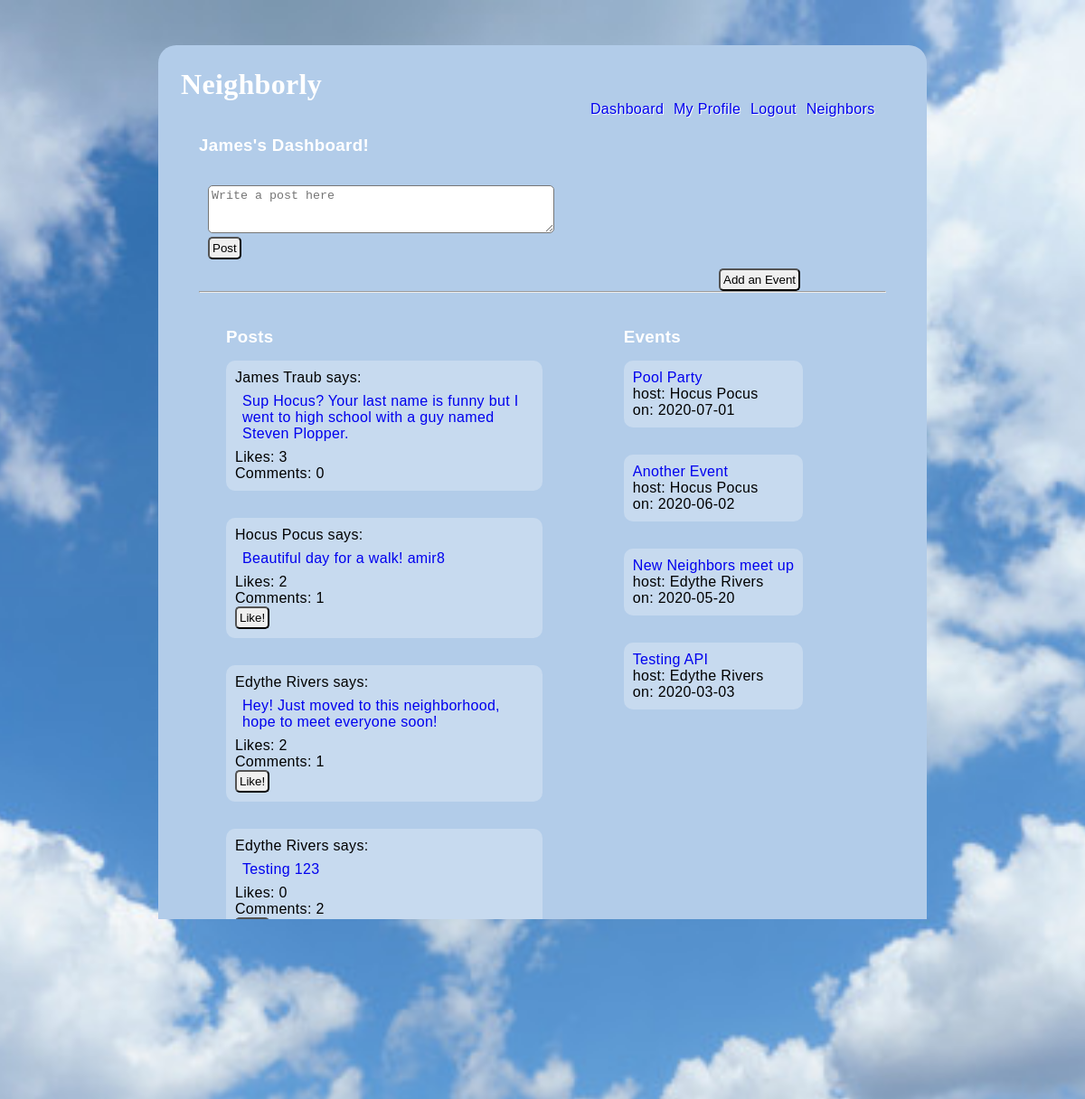
The app's page /dashboard (signed in) with its own data.
### models.py (models this page shows, shortened)
class User(db.Model):
    __tablename__ = "users"
    id = db.Column(db.Integer, primary_key=True)
    first_name = db.Column(db.String(45))
    last_name = db.Column(db.String(45))
    email = db.Column(db.String(255))
    address_id = db.Column(db.Integer, db.ForeignKey('addresses.id', ondelete='cascade'))
    address = db.relationship('Address', foreign_keys=[address_id])
    password_hash=db.Column(db.String(255))
    profile_pic = db.Column(db.Text)
    likes_sent = db.relationship('Post', secondary=likes_table, passive_deletes=True)
    all_post = db.relationship('Post', back_populates="user", cascade="all, delete, delete-orphan")
    all_event = db.relationship('Event', back_populates="user", cascade="all, delete, delete-orphan")
    post_comments = db.relationship('Post_comment', back_populates="user", cascade="all, delete, delete-orphan")
    event_comments = db.relationship('Event_comment', back_populates="user", cascade="all, delete, delete-orphan")
    created_at = db.Column(db.DateTime, server_default = func.now())
    updated_at = db.Column(db.DateTime, server_default = func.now(), onupdate = func.now())
    @property
    def full_name(self):
        return self.first_name + ' ' + self.last_name

class Post(db.Model):
    __tablename__ = "posts"
    id = db.Column(db.Integer, primary_key=True)
    message = db.Column(db.String(255))
    user_id = db.Column(db.Integer, db.ForeignKey('users.id', ondelete='cascade'))
    user = db.relationship('User', foreign_keys=[user_id])
    likes_rec = db.relationship('User', secondary=likes_table, passive_deletes=True)
    all_comment = db.relationship('Post_comment', back_populates="post", cascade="all, delete, delete-orphan")
    created_at = db.Column(db.DateTime, server_default = func.now())
    updated_at = db.Column(db.DateTime, server_default = func.now(), onupdate = func.now())
    @property
    def num_likes(self):
        return len(self.likes_rec)
    @property
    def num_comments(self):
        return len(self.all_comment)

class Event(db.Model):
    __tablename__ = "events"
    id = db.Column(db.Integer, primary_key=True)
    title = db.Column(db.String(100))
    description = db.Column(db.String(255))
    date = db.Column(db.String(45))
    time = db.Column(db.String(45))
    user_id = db.Column(db.Integer, db.ForeignKey('users.id', ondelete='cascade'))
    user = db.relationship('User', foreign_keys=[user_id])
    location_id = db.Column(db.Integer, db.ForeignKey('event_locations.id', ondelete='cascade'))
    location = db.relationship('Event_location', foreign_keys=[location_id])
    all_comment = db.relationship('Event_comment', back_populates="event", cascade="all, delete, delete-orphan")
    created_at = db.Column(db.DateTime, server_default = func.now())
    updated_at = db.Column(db.DateTime, server_default = func.now(), onupdate = func.now())

### controller.py (the view)
def dashboard():
    if 'user_id' not in session:
        return redirect("/")
    posts = Post.query.all()
    events = Event.query.all()
    cur_user = User.query.filter_by(id=session['user_id'])
    return render_template("dashboard.html", all_posts = posts, all_events = events,all_users = cur_user )

### templates/dashboard.html (shortened to what this page needs)
<!DOCTYPE html>
<html lang="en">
<head>
    <link rel="stylesheet" type="text/css" href="{{ url_for('static', filename='style_dashboard.css') }}">
</head>
<body>
    <div class="container_dashboard">
        <h1>Neighborly</h1>
        <div class="navigation">
            <a href="/dashboard">Dashboard</a>
            <a href="/my_profile">My Profile</a>
            <a href="/logout">Logout</a>
            <a href="/all_users">Neighbors</a>
        </div>
        <div class="dashboard">
            {% for cur_user in all_users %}
            <h3>{{cur_user.first_name}}'s Dashboard!</h3>
            {% endfor %}
            <br>
            <form action="/add/post" method="POST">
                <p> <textarea name="message" cols="45" rows="3" placeholder="Write a post here"></textarea></p>
                <input type="submit" value="Post">
            </form>
            <a href="/events"><button>Add an Event</button></a>
            <hr>
            <br>
        </div>
        <div class="posts">
            <h3>Posts</h3>
            <ul>
                {% for post in all_posts %}
                <li>
                    <p>{{post.user.full_name}} says:</p>
                    <blockquote><a href="/post/details/{{post.id}}">{{post.message}}</a></blockquote>
                    <p>Likes: {{ post.num_likes }} </p>
                    <p>Comments: {{ post.num_comments }} </p>
                    {% if session['user_id'] != post.user_id %}
                        <a href="/add/like/{{post.id}}"><button>Like!</button></a>
                    {% endif %}
                </li>
                {% endfor %}
            </ul>
        </div>
        <div class="events">
            <h3>Events</h3>
            <ul>
                {% for event in all_events %}
                <li>
                    <p><a href="/event/details/{{event.id}}">{{event.title}}</a></p>
                    <p>host: {{event.user.first_name}} {{event.user.last_name}}</p>
                    <p>on: {{event.date}}</p>
                </li>
                {% endfor %}
            </ul>
        </div>
    </div>
</body>
</html>

### static/style_dashboard.css (style rules this page uses)
* { margin: 0px; padding: 0px; }
body { background-repeat: no-repeat; background-attachment: fixed; background-size: cover; background-position: top; background-image: url("clouds.png"); width: 100%; height: 100%; font-family: Arial, Helvetica; letter-spacing: 0.02em; font-weight: 400; -webkit-font-smoothing: antialiased; }
.container_dashboard { width: 800px; background-color: rgb(178, 204, 233); margin: 50px auto; padding: 25px; border-radius: 20px; font-family: 'Lucida Sans', 'Lucida Sans Regular', 'Lucida Grande', 'Lucida Sans Unicode', Geneva, Verdana, sans-serif; }
.container_dashboard h1 { font-family: cursive; color: white; }
.container_dashboard li { list-style: none; }
.navigation { margin-left: 450px; border-radius: 2px; color: white; text-shadow: 1px 1px 1px white }
.navigation a { padding: 3px; text-decoration: none; }
.dashboard { padding: 20px; }
.dashboard h3 { padding-bottom: 5px; color: white; }
.dashboard form { padding: 10px; }
.dashboard form input { border-radius: 5px; padding: 3px; }
.dashboard button { vertical-align: bottom; border-radius: 5px; padding: 3px; }
.dashboard textarea { border-radius: 5px; padding: 3px; }
.dashboard button { margin-left: 575px; }
.events { margin-bottom: 30px; display: inline-block; width: 270px; vertical-align: top; margin-left: 85px; }
.events li { margin-top: 15px; margin-bottom: 30px; padding: 10px; background-color: rgba(255, 255, 255, 0.267); border-radius: 10px; }
.events ul { display: inline-block; }
.events h3 { color: white; }
.events a { text-decoration: none; }
.posts { margin-bottom: 30px; display: inline-block; width: 350px; vertical-align: top; margin-left: 50px; }
.posts li { margin-top: 15px; margin-bottom: 30px; padding: 10px; background-color: rgba(255, 255, 255, 0.267); border-radius: 10px; }
.posts ul { display: inline-block; }
.posts button { border-radius: 5px; padding: 3px; }
.posts a { text-decoration: none; }
.posts blockquote { padding: 8px; }
.posts h3 { color: white; }

### records on screen
User: first_name "James"
Post: user.full_name "James Traub", message "Sup Hocus? Your last name is funny but I went to high school with a guy named Steven Plopper.", num_likes "3", num_comments "0"
Post: user.full_name "Hocus Pocus", message "Beautiful day for a walk! amir8", num_likes "2", num_comments "1"
Post: user.full_name "Edythe Rivers", message "Hey! Just moved to this neighborhood, hope to meet everyone soon!", num_likes "2", num_comments "1"
Post: user.full_name "Edythe Rivers", message "Testing 123", num_likes "0", num_comments "2"
Post: user.full_name "James Traub", message "fvfv", num_comments "0"
Event: title "Pool Party", user.first_name "Hocus", user.last_name "Pocus", date "2020-07-01"
Event: title "Another Event", user.first_name "Hocus", user.last_name "Pocus", date "2020-06-02"
Event: title "New Neighbors meet up", user.first_name "Edythe", user.last_name "Rivers", date "2020-05-20"
Event: title "Testing API", user.first_name "Edythe", user.last_name "Rivers", date "2020-03-03"
